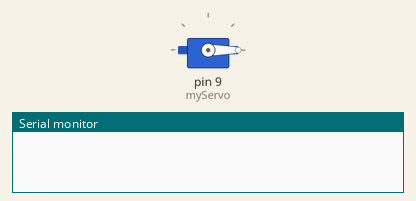
Bench run of a sketch on a simulated Arduino Uno, built with avr-gcc and run on an emulated ATmega328P. On the bench: servo, the last lines printed to the serial monitor.

Above: at 0.1 s.
At 2.9 s:
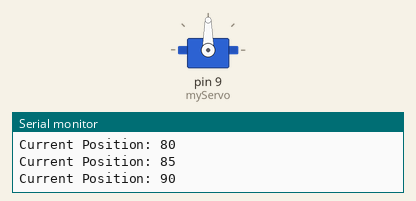
Timing chart, 0 to 4.4 s (numbered marks = the images above):
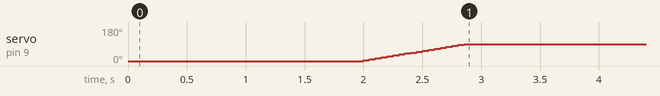

Measured:
- by itself, servo on pin 9 (myServo): moves from 0° to 90° over 0.86 s

The sketch:

servo_test.ino
```cpp
#include <Servo.h>

Servo myServo; // Create a servo object

int targetPosition = 90; // Target position of the servo
int currentPosition = 0;  // Current position of the servo
const int speed = 5;      // Speed of movement (degrees per loop iteration)
const int delayTime = 50; // Delay between steps (controls overall speed)

void setup() {
  Serial.begin(9600);
  myServo.attach(9); // Attach the servo to pin 9
  myServo.write(currentPosition); // Initialize servo position
  delay(2000);
}

void loop() {
  // Move the servo gradually toward the target position
  if (currentPosition < targetPosition) {
    currentPosition += speed; // Move up
    if (currentPosition > targetPosition) {
      currentPosition = targetPosition; // Prevent overshooting
    }
  } else if (currentPosition > targetPosition) {
    currentPosition -= speed; // Move down
    if (currentPosition < targetPosition) {
      currentPosition = targetPosition; // Prevent overshooting
    }
  }

  // Set the servo position
  myServo.write(currentPosition);

  // Debugging output
  Serial.print("Current Position: ");
  Serial.println(currentPosition);

  delay(delayTime); // Control the speed of movement
}
```
